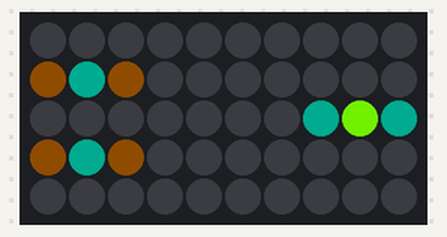
Recording of a sketch running on a simulated Arduino Uno, built with avr-gcc and run on an emulated ATmega328P. Parts: 10×5 RGB LED matrix (first LED top left, wired row by row). Dim RGB values are drawn brighter than linear; random numbers use the default seed unless the sketch sets one.

Above: at 0.19 s.
At 5.12 s:
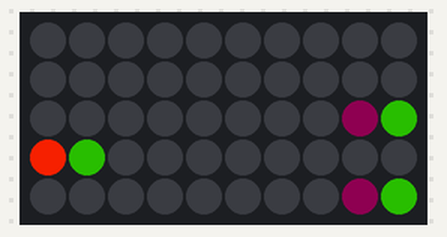
At 10.05 s:
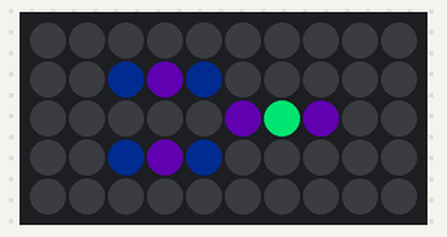
At 19.92 s:
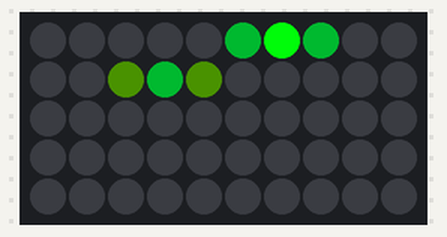
At 29.78 s:
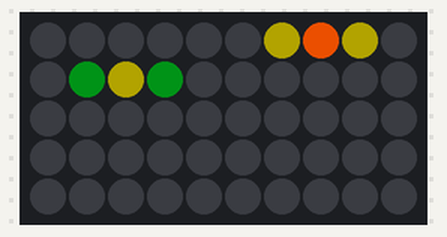
At 39.89 s:
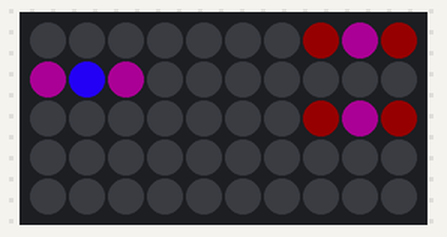

The sketch:

fastled_matrix_random_squares.ino
```cpp
#include "FastLED.h"

#define NUM_LEDS 50
#define ROWS 5
#define COLUMNS 10

#define DATA_PIN 2

CRGB leds[NUM_LEDS];
int indexes[NUM_LEDS];

int hue, sat, val;

void setup()
{
  FastLED.addLeds<WS2811, DATA_PIN, RGB>(leds, NUM_LEDS);
  sat = 255;
  val = 100;

  for (int i = 0; i < ROWS; i++)
  {
    for (int j = 0; j < COLUMNS; j++)
    {
      if (i % 2)
      {
        indexes[(ROWS * COLUMNS) - (ROWS * (j + 1)) + i] = COLUMNS - (j + 1) + COLUMNS * i;
      }
      else
        indexes[j * ROWS + i] = COLUMNS - (j + 1) + COLUMNS * i;
    }
  }
}

void loop()
{
  int i = random(50);
  int center = random8();
  int outer1 = random8();
  int outer2 = random8();

  leds[indexes[i]] = CHSV(center, 255, 255);

  FastLED.show();
  delay(50);

  if (i - 5 >= 0)
    leds[indexes[i-5]] = CHSV(outer1, 255, 150);
  if (i - 1 >= 0 && i % ROWS)
    leds[indexes[i-1]] = CHSV(outer1, 255, 150);
  if (i + 1 < NUM_LEDS && i % ROWS != ROWS - 1)
    leds[indexes[i+1]] = CHSV(outer1, 255, 150);
  if (i + 5 < NUM_LEDS)
    leds[indexes[i+5]] = CHSV(outer1, 255, 150);

  FastLED.show();
  delay(80);

  if (i - 6 >= 0 && i % ROWS)
    leds[indexes[i-6]] = CHSV(outer2, 255, 75);
  if (i - 4 >= 0 && i % ROWS != ROWS - 1)
    leds[indexes[i-4]] = CHSV(outer2, 255, 75);
  if (i + 4 < NUM_LEDS && i % ROWS)
    leds[indexes[i+4]] = CHSV(outer2, 255, 75);
  if (i + 6 < NUM_LEDS && i % ROWS != ROWS - 1)
    leds[indexes[i+6]] = CHSV(outer2, 255, 75);


  FastLED.show();
  delay(100);

  leds[indexes[i]] = CRGB(0, 0, 0);

  if (i - 5 >= 0)
    leds[indexes[i-5]] = CRGB(0, 0, 0);
  if (i - 1 >= 0 && i % ROWS)
    leds[indexes[i-1]] = CRGB(0, 0, 0);
  if (i + 1 < NUM_LEDS && i % ROWS != ROWS - 1)
    leds[indexes[i+1]] = CRGB(0, 0, 0);
  if (i + 5 < NUM_LEDS)
    leds[indexes[i+5]] = CRGB(0, 0, 0);

  if (i - 6 >= 0 && i % ROWS)
    leds[indexes[i-6]] = CRGB(0, 0, 0);
  if (i - 4 >= 0 && i % ROWS != ROWS - 1)
    leds[indexes[i-4]] = CRGB(0, 0, 0);
  if (i + 4 < NUM_LEDS && i % ROWS)
    leds[indexes[i+4]] = CRGB(0, 0, 0);
  if (i + 6 < NUM_LEDS && i % ROWS != ROWS - 1)
    leds[indexes[i+6]] = CRGB(0, 0, 0);

  delay(10);

  /*
  for (int i = 0; i < NUM_LEDS; i+=5)
  {
    // Generate random hue
    hue += 2;

    for (int j = 0; j < ROWS; j++)
    {
      if (i+j < NUM_LEDS)
        leds[indexes[i+j]] = CHSV(hue + i * 20, 255, 255);
    }

    FastLED.show();

    delay(100);

    for (int j = 0; j < ROWS; j++)
    {
      if (i+j < NUM_LEDS)
        leds[indexes[i+j]] = CRGB(0, 0, 0);
    }

    FastLED.show();

    delay(5);
  }
  */
}
```
